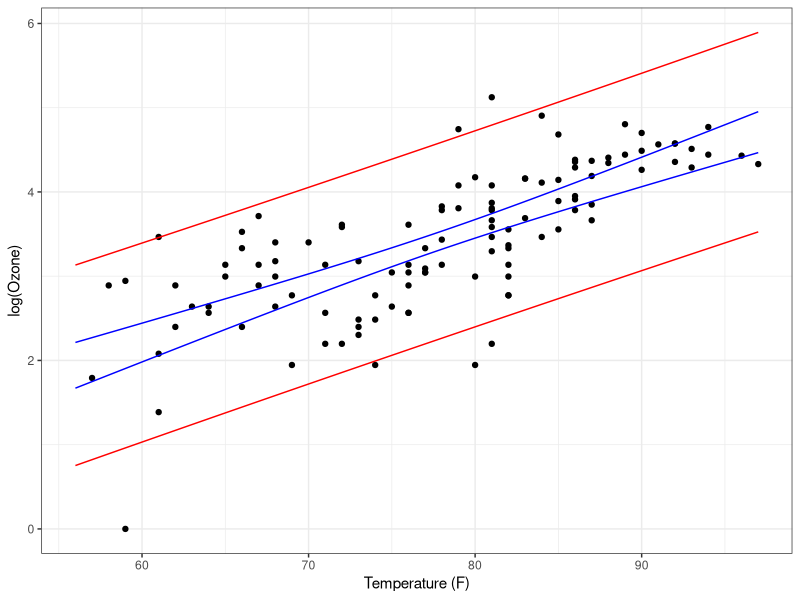
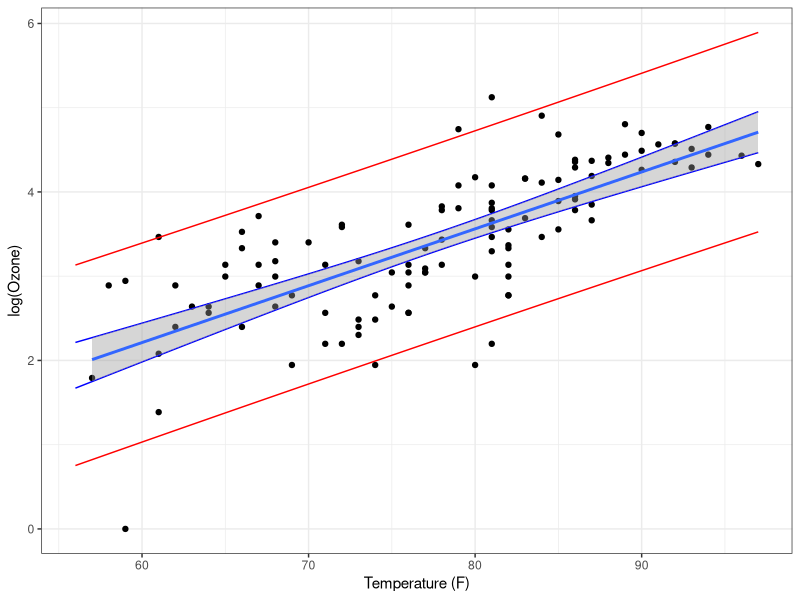

Write R code to recreate these figures, in order.
## ---- chunk 1
knitr::opts_chunk$set(echo = TRUE,
  message = FALSE, 
  warning = FALSE,
  cache = TRUE)
library(tidyverse)
ggplot2::theme_set(cowplot::theme_half_open())
# ggplot2::theme_set(ggplot2::theme_minimal())
## ---- chunk 2
#| message=FALSE, warning=FALSE
library(tidyverse)
multi_fit <- lm(log(Ozone) ~ Temp + Solar.R + Wind, data = airquality)
summary(multi_fit)
## ---- chunk 3
#| message=FALSE, warning=FALSE
to_predict <- data.frame(Temp = 80, Solar.R = 145, Wind = 10.9)
## ---- chunk 4
#| message=FALSE, warning=FALSE
predict(multi_fit, newdata = to_predict, interval = "confidence")
predict(multi_fit, newdata = to_predict, interval = "prediction")
## ---- chunk 5
fit <- lm(log(Ozone) ~ Temp, data = airquality)
## ---- chunk 6
# Generate values to predict at in 0.1 degree increments
to_pred <- data.frame(Temp = seq(min(airquality$Temp), max(airquality$Temp), by = 0.1))
preds_ci <- predict(fit, newdata = to_pred, interval = "confidence") # confidence interval
preds_pi <- predict(fit, newdata = to_pred, interval = "prediction") # prediction interval
## ---- chunk 7
pred_df <- data.frame(Temp = to_pred$Temp,
                      Lci = preds_ci[, "lwr"],
                      Uci = preds_ci[, "upr"],
                      Lpi = preds_pi[, "lwr"],
                      Upi = preds_pi[, "upr"])
## ---- chunk 8
#| code-fold: true
p <-
  ggplot(airquality, aes(Temp, log(Ozone))) +
  geom_point() + 
  geom_line(data = pred_df, aes(Temp, Lci), color = "blue") +
  geom_line(data = pred_df, aes(Temp, Uci), color = "blue") +
  geom_line(data = pred_df, aes(Temp, Lpi), color = "red") +
  geom_line(data = pred_df, aes(Temp, Upi), color = "red") +
  labs(x = "Temperature (F)", y = "log(Ozone)") +
  theme_bw()
p
## ---- chunk 9
#| code-fold: true
p + geom_smooth(method = "lm", se = TRUE)
